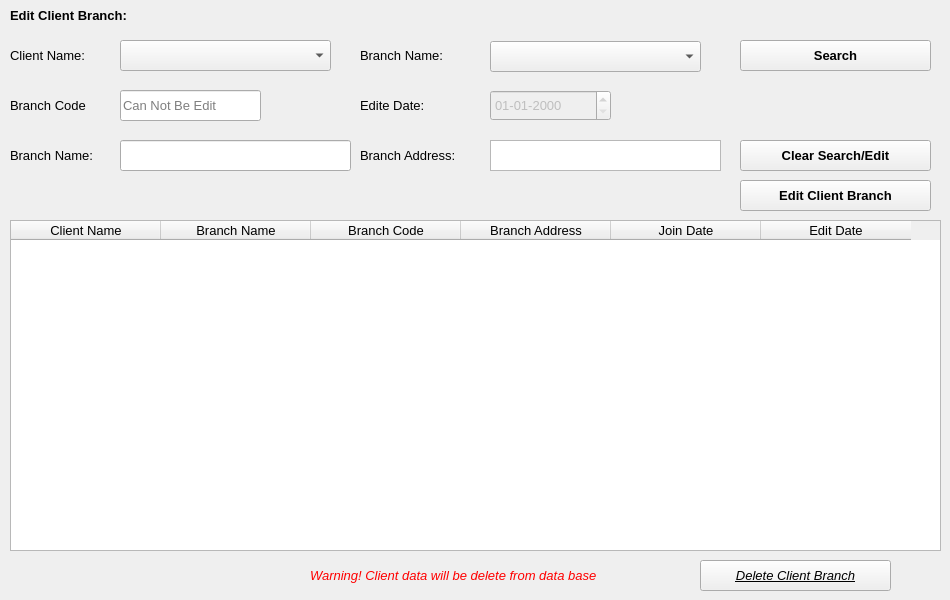
     <widget class="QWidget" name="tab_13">
      <attribute name="title">
       <string>Edit Client Branch</string>
      </attribute>
      <widget class="QPushButton" name="searchbrabutton">
       <property name="geometry">
        <rect>
         <x>740</x>
         <y>40</y>
         <width>191</width>
         <height>31</height>
        </rect>
       </property>
       <property name="font">
        <font>
         <family>Segoe UI</family>
         <pointsize>10</pointsize>
         <weight>75</weight>
         <bold>true</bold>
        </font>
       </property>
       <property name="styleSheet">
        <string notr="true"/>
       </property>
       <property name="text">
        <string>Search</string>
       </property>
      </widget>
      <widget class="QLabel" name="label_137">
       <property name="geometry">
        <rect>
         <x>360</x>
         <y>40</y>
         <width>111</width>
         <height>31</height>
        </rect>
       </property>
       <property name="font">
        <font>
         <family>Segoe UI</family>
         <pointsize>10</pointsize>
         <weight>50</weight>
         <bold>false</bold>
        </font>
       </property>
       <property name="text">
        <string>Branch Name:</string>
       </property>
      </widget>
      <widget class="QPushButton" name="editebrabutton">
       <property name="geometry">
        <rect>
         <x>740</x>
         <y>180</y>
         <width>191</width>
         <height>31</height>
        </rect>
       </property>
       <property name="font">
        <font>
         <family>Segoe UI</family>
         <pointsize>10</pointsize>
         <weight>75</weight>
         <bold>true</bold>
        </font>
       </property>
       <property name="styleSheet">
        <string notr="true"/>
       </property>
       <property name="text">
        <string>Edit Client Branch</string>
       </property>
      </widget>
      <widget class="QPushButton" name="deletebranchbutton">
       <property name="geometry">
        <rect>
         <x>700</x>
         <y>560</y>
         <width>191</width>
         <height>31</height>
        </rect>
       </property>
       <property name="font">
        <font>
         <family>Segoe UI</family>
         <pointsize>10</pointsize>
         <weight>50</weight>
         <italic>true</italic>
         <bold>false</bold>
         <underline>true</underline>
        </font>
       </property>
       <property name="styleSheet">
        <string notr="true"/>
       </property>
       <property name="text">
        <string>Delete Client Branch</string>
       </property>
      </widget>
      <widget class="QTableWidget" name="tableWidget_8">
       <property name="enabled">
        <bool>true</bool>
       </property>
       <property name="geometry">
        <rect>
         <x>10</x>
         <y>220</y>
         <width>931</width>
         <height>331</height>
        </rect>
       </property>
       <property name="font">
        <font>
         <pointsize>10</pointsize>
        </font>
       </property>
       <attribute name="horizontalHeaderDefaultSectionSize">
        <number>150</number>
       </attribute>
       <column>
        <property name="text">
         <string>Client Name</string>
        </property>
        <property name="font">
         <font>
          <family>Segoe UI</family>
          <pointsize>10</pointsize>
         </font>
        </property>
       </column>
       <column>
        <property name="text">
         <string>Branch Name</string>
        </property>
        <property name="font">
         <font>
          <family>Segoe UI</family>
          <pointsize>10</pointsize>
         </font>
        </property>
       </column>
       <column>
        <property name="text">
         <string>Branch Code</string>
        </property>
        <property name="font">
         <font>
          <family>Segoe UI</family>
          <pointsize>10</pointsize>
         </font>
        </property>
       </column>
       <column>
        <property name="text">
         <string>Branch Address</string>
        </property>
        <property name="font">
         <font>
          <family>Segoe UI</family>
          <pointsize>10</pointsize>
         </font>
        </property>
       </column>
       <column>
        <property name="text">
         <string>Join Date</string>
        </property>
        <property name="font">
         <font>
          <family>Segoe UI</family>
          <pointsize>10</pointsize>
         </font>
        </property>
       </column>
       <column>
        <property name="text">
         <string>Edit Date</string>
        </property>
        <property name="font">
         <font>
          <family>Segoe UI</family>
          <pointsize>10</pointsize>
         </font>
        </property>
       </column>
      </widget>
      <widget class="QComboBox" name="branchcomname">
       <property name="enabled">
        <bool>true</bool>
       </property>
       <property name="geometry">
        <rect>
         <x>490</x>
         <y>41</y>
         <width>211</width>
         <height>31</height>
        </rect>
       </property>
       <property name="font">
        <font>
         <family>Segoe UI</family>
         <pointsize>10</pointsize>
         <weight>50</weight>
         <bold>false</bold>
        </font>
       </property>
       <property name="mouseTracking">
        <bool>false</bool>
       </property>
       <property name="acceptDrops">
        <bool>false</bool>
       </property>
       <property name="styleSheet">
        <string notr="true"/>
       </property>
       <property name="editable">
        <bool>false</bool>
       </property>
       <property name="currentText">
        <string/>
       </property>
       <property name="currentIndex">
        <number>-1</number>
       </property>
       <property name="maxVisibleItems">
        <number>10</number>
       </property>
       <property name="frame">
        <bool>true</bool>
       </property>
      </widget>
      <widget class="QTextEdit" name="textEdit_11">
       <property name="geometry">
        <rect>
         <x>490</x>
         <y>140</y>
         <width>231</width>
         <height>31</height>
        </rect>
       </property>
       <property name="font">
        <font>
         <family>Segoe UI</family>
         <pointsize>10</pointsize>
        </font>
       </property>
      </widget>
      <widget class="QLabel" name="label_14">
       <property name="geometry">
        <rect>
         <x>310</x>
         <y>560</y>
         <width>381</width>
         <height>31</height>
        </rect>
       </property>
       <property name="font">
        <font>
         <family>Segoe UI</family>
         <pointsize>10</pointsize>
         <weight>50</weight>
         <italic>true</italic>
         <bold>false</bold>
        </font>
       </property>
       <property name="styleSheet">
        <string notr="true">color:rgb(255, 0, 0);
font: 10pt &quot;Segoe UI&quot;;
font: italic 10pt &quot;Segoe UI&quot;;</string>
       </property>
       <property name="text">
        <string>Warning! Client data will be delete from data base</string>
       </property>
      </widget>
      <widget class="QComboBox" name="editbracoboxclname">
       <property name="enabled">
        <bool>true</bool>
       </property>
       <property name="geometry">
        <rect>
         <x>120</x>
         <y>40</y>
         <width>211</width>
         <height>31</height>
        </rect>
       </property>
       <property name="font">
        <font>
         <family>Segoe UI</family>
         <pointsize>10</pointsize>
         <weight>50</weight>
         <bold>false</bold>
        </font>
       </property>
       <property name="mouseTracking">
        <bool>false</bool>
       </property>
       <property name="acceptDrops">
        <bool>false</bool>
       </property>
       <property name="styleSheet">
        <string notr="true"/>
       </property>
       <property name="editable">
        <bool>false</bool>
       </property>
       <property name="currentText">
        <string/>
       </property>
       <property name="currentIndex">
        <number>-1</number>
       </property>
       <property name="maxVisibleItems">
        <number>10</number>
       </property>
       <property name="frame">
        <bool>true</bool>
       </property>
      </widget>
      <widget class="QLabel" name="label_29">
       <property name="geometry">
        <rect>
         <x>360</x>
         <y>140</y>
         <width>121</width>
         <height>31</height>
        </rect>
       </property>
       <property name="font">
        <font>
         <family>Segoe UI</family>
         <pointsize>10</pointsize>
         <weight>50</weight>
         <bold>false</bold>
        </font>
       </property>
       <property name="text">
        <string>Branch Address:</string>
       </property>
      </widget>
      <widget class="QLabel" name="label_138">
       <property name="geometry">
        <rect>
         <x>10</x>
         <y>40</y>
         <width>111</width>
         <height>31</height>
        </rect>
       </property>
       <property name="font">
        <font>
         <family>Segoe UI</family>
         <pointsize>10</pointsize>
         <weight>50</weight>
         <bold>false</bold>
        </font>
       </property>
       <property name="text">
        <string>Client Name:</string>
       </property>
      </widget>
      <widget class="QLabel" name="label_47">
       <property name="geometry">
        <rect>
         <x>10</x>
         <y>140</y>
         <width>111</width>
         <height>31</height>
        </rect>
       </property>
       <property name="font">
        <font>
         <family>Segoe UI</family>
         <pointsize>10</pointsize>
         <weight>50</weight>
         <bold>false</bold>
        </font>
       </property>
       <property name="text">
        <string>Branch Name:</string>
       </property>
      </widget>
      <widget class="QLineEdit" name="lineEdit_59">
       <property name="geometry">
        <rect>
         <x>120</x>
         <y>140</y>
         <width>231</width>
         <height>31</height>
        </rect>
       </property>
       <property name="font">
        <font>
         <family>Segoe UI</family>
         <pointsize>10</pointsize>
        </font>
       </property>
       <property name="text">
        <string/>
       </property>
       <property name="frame">
        <bool>true</bool>
       </property>
      </widget>
      <widget class="QPushButton" name="clearseabrabutton">
       <property name="geometry">
        <rect>
         <x>740</x>
         <y>140</y>
         <width>191</width>
         <height>31</height>
        </rect>
       </property>
       <property name="font">
        <font>
         <family>Segoe UI</family>
         <pointsize>10</pointsize>
         <weight>75</weight>
         <bold>true</bold>
        </font>
       </property>
       <property name="styleSheet">
        <string notr="true"/>
       </property>
       <property name="text">
        <string>Clear Search/Edit</string>
       </property>
      </widget>
      <widget class="QLineEdit" name="lineEdit_58">
       <property name="geometry">
        <rect>
         <x>120</x>
         <y>90</y>
         <width>141</width>
         <height>31</height>
        </rect>
       </property>
       <property name="font">
        <font>
         <family>Segoe UI</family>
         <pointsize>10</pointsize>
        </font>
       </property>
       <property name="text">
        <string/>
       </property>
       <property name="frame">
        <bool>true</bool>
       </property>
       <property name="placeholderText">
        <string>Can Not Be Edit</string>
       </property>
      </widget>
      <widget class="QLabel" name="label_32">
       <property name="geometry">
        <rect>
         <x>220</x>
         <y>180</y>
         <width>471</width>
         <height>31</height>
        </rect>
       </property>
       <property name="font">
        <font>
         <family>Segoe UI</family>
         <pointsize>10</pointsize>
        </font>
       </property>
       <property name="styleSheet">
        <string notr="true">color:rgb(255, 0, 0);</string>
       </property>
       <property name="text">
        <string/>
       </property>
      </widget>
      <widget class="QLabel" name="label_84">
       <property name="geometry">
        <rect>
         <x>10</x>
         <y>90</y>
         <width>111</width>
         <height>31</height>
        </rect>
       </property>
       <property name="font">
        <font>
         <family>Segoe UI</family>
         <pointsize>10</pointsize>
         <weight>50</weight>
         <bold>false</bold>
        </font>
       </property>
       <property name="text">
        <string>Branch Code</string>
       </property>
      </widget>
      <widget class="QLabel" name="label_49">
       <property name="geometry">
        <rect>
         <x>10</x>
         <y>0</y>
         <width>161</width>
         <height>31</height>
        </rect>
       </property>
       <property name="font">
        <font>
         <family>Segoe UI</family>
         <pointsize>10</pointsize>
         <weight>75</weight>
         <bold>true</bold>
        </font>
       </property>
       <property name="text">
        <string>Edit Client Branch:</string>
       </property>
      </widget>
      <widget class="QDateEdit" name="dateEdit_20">
       <property name="enabled">
        <bool>false</bool>
       </property>
       <property name="geometry">
        <rect>
         <x>490</x>
         <y>90</y>
         <width>121</width>
         <height>31</height>
        </rect>
       </property>
       <property name="font">
        <font>
         <family>Segoe UI</family>
         <pointsize>10</pointsize>
        </font>
       </property>
       <property name="displayFormat">
        <string>dd-MM-yyyy</string>
       </property>
      </widget>
      <widget class="QLabel" name="label_202">
       <property name="geometry">
        <rect>
         <x>360</x>
         <y>90</y>
         <width>91</width>
         <height>31</height>
        </rect>
       </property>
       <property name="font">
        <font>
         <family>Segoe UI</family>
         <pointsize>10</pointsize>
         <weight>50</weight>
         <bold>false</bold>
        </font>
       </property>
       <property name="text">
        <string>Edite Date:</string>
       </property>
      </widget>
     </widget>
